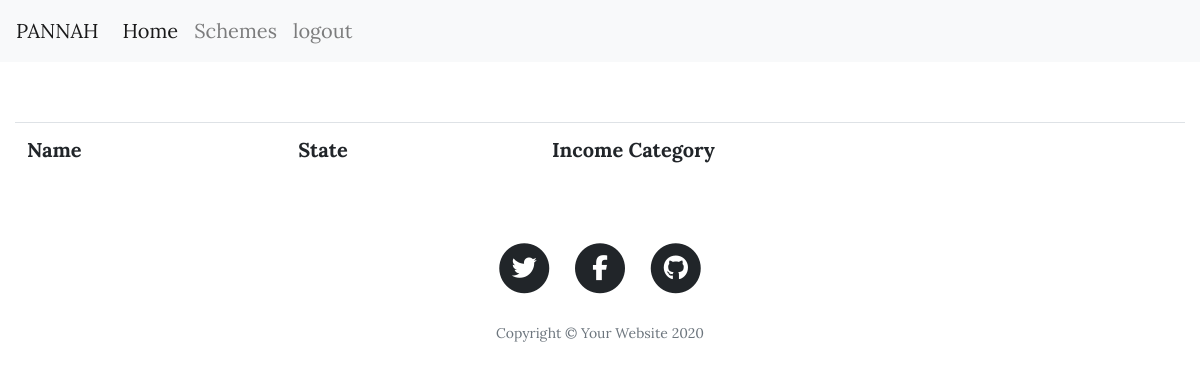
Before: /schemes/ (signed in) with the older database file.
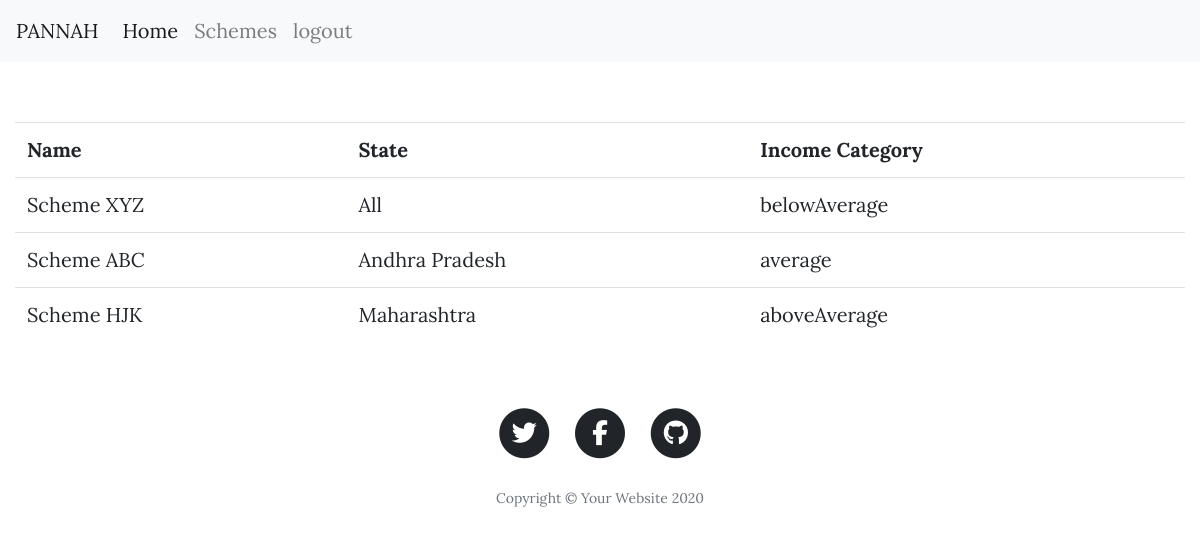
After: the same page with the newer database file.
### pannah/models.py (models this page shows, shortened)
class Scheme(models.Model):
    GENDER_TYPE = (
        ('Male','Male'),
        ('Female','Female'),
        ('LGBTQ','LGBTQ')
    )
    name = models.CharField(max_length=200, null=True)
    income_category= models.CharField(max_length=200, null=True)
    gender = models.CharField(max_length=200, choices=GENDER_TYPE, null=True)
    state = models.CharField(max_length=200, null=True)
    customer= models.ManyToManyField(Customer)#any other parameters

### pannah/views.py (the view)
# urls.py: path('schemes/', views.schemes, name="schemes"),
@login_required(login_url='login')
def schemes(request):
	schemes = Scheme.objects.all()
	total_schemes = schemes.count()
	context = {'schemes':schemes, 'total_schemes':total_schemes}
	return render(request, 'pannah/schemes.html', context)

### pannah/templates/pannah/schemes.html (shortened to what this page needs)
{% load static %}
<!DOCTYPE html>
<html lang="en">
<head>
  <link rel="stylesheet" href="https://stackpath.bootstrapcdn.com/bootstrap/4.5.2/css/bootstrap.min.css">
  <link href="{% static 'vendor/fontawesome-free/css/all.min.css' %}" rel="stylesheet" type="text/css">
  <link href="{% static 'css/clean-blog.min.css' %}" rel="stylesheet">
</head>
<body>
  <nav class="navbar navbar-expand-lg navbar-light bg-light">
  <a class="navbar-brand" href="#">PANNAH</a>
  <div class="collapse navbar-collapse" id="navbarNavAltMarkup">
    <div class="navbar-nav">
      <a class="nav-item nav-link active" href="{% url 'home' %}">Home <span class="sr-only">(current)</span></a>
      <a class="nav-item nav-link" href="#">Schemes</a>
      <a class="nav-item nav-link" href="{% url 'logout' %}">logout</a>
    </div>
  </div>
</nav>
    <div class="container-fluid">
      <br>
      <br>
  <table class="table">
    <tr>
      <th>Name</th>
      <th>State</th>
      <th>Income Category</th>
    </tr>
    {% for scheme in schemes%}
    <tr>
      <td>{{scheme.name}}</td>
      <td>{{scheme.state}}</td>
      <td>{{scheme.income_category}}</td>
    </tr>
    {% endfor %}
  </table>
</div>
  <footer>
    <div class="container">
      <div class="row">
        <div class="col-lg-8 col-md-10 mx-auto">
          <ul class="list-inline text-center">
            <li class="list-inline-item">
              <a href="#">
                <span class="fa-stack fa-lg">
                  <i class="fas fa-circle fa-stack-2x"></i>
                  <i class="fab fa-twitter fa-stack-1x fa-inverse"></i>
                </span>
              </a>
            </li>
            <li class="list-inline-item">
              <a href="#">
                <span class="fa-stack fa-lg">
                  <i class="fas fa-circle fa-stack-2x"></i>
                  <i class="fab fa-facebook-f fa-stack-1x fa-inverse"></i>
                </span>
              </a>
            </li>
            <li class="list-inline-item">
              <a href="#">
                <span class="fa-stack fa-lg">
                  <i class="fas fa-circle fa-stack-2x"></i>
                  <i class="fab fa-github fa-stack-1x fa-inverse"></i>
                </span>
              </a>
            </li>
          </ul>
          <p class="copyright text-muted">Copyright &copy; Your Website 2020</p>
        </div>
      </div>
    </div>
  </footer>
</body>
</html>

Changed rows visible on the page:
added Scheme: name "Scheme XYZ", state "All", income_category "belowAverage"
added Scheme: name "Scheme ABC", state "Andhra Pradesh", income_category "average"
added Scheme: name "Scheme HJK", state "Maharashtra", income_category "aboveAverage"
